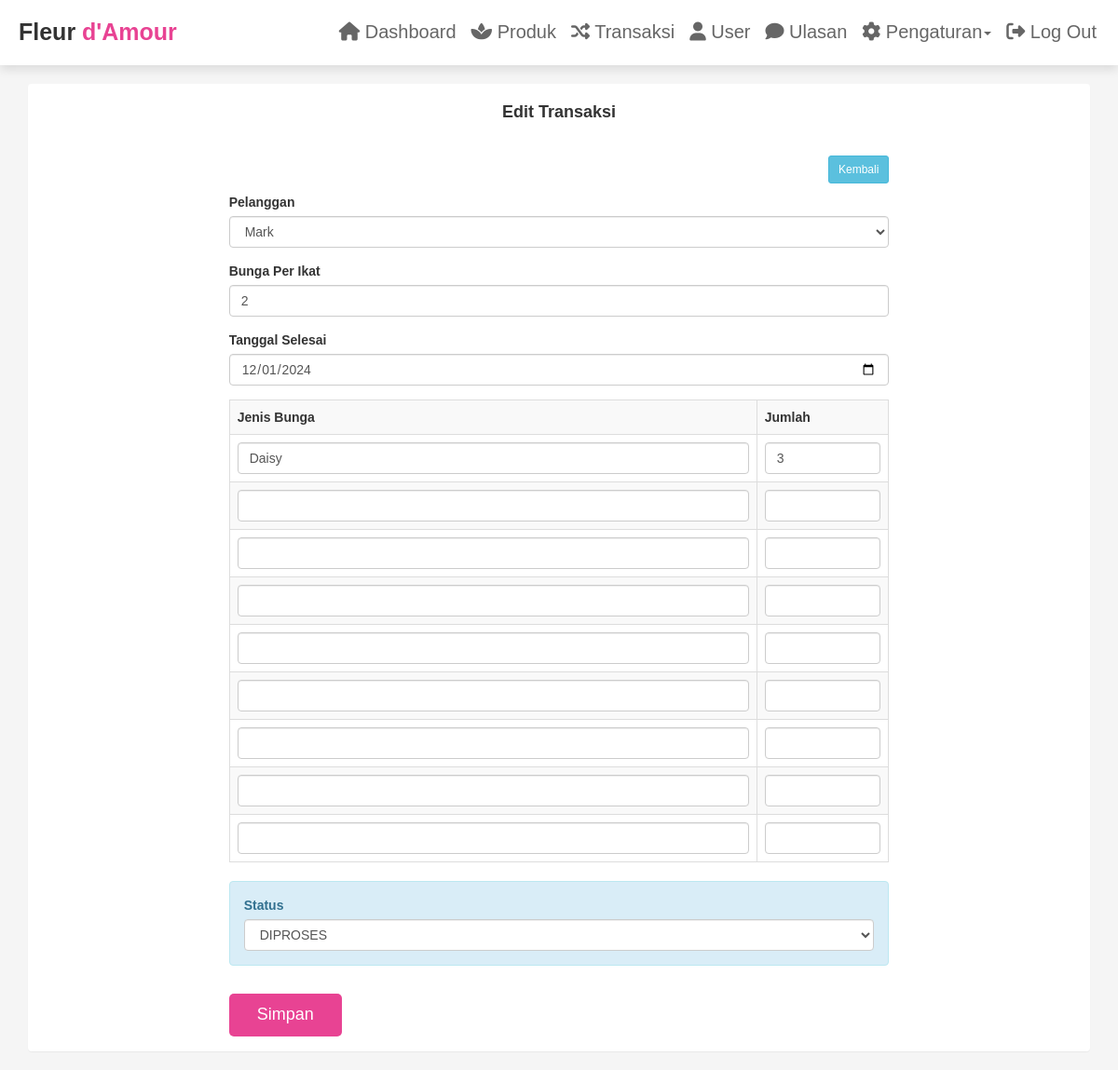
/transaksi_edit.php?id=10, run on the app's committed database.
### tables this page shows
CREATE TABLE `transaksi` (
  `transaksi_id` int(100) NOT NULL,
  `transaksi_tgl` date NOT NULL,
  `user_id` int(100) NOT NULL,
  `jumlah` int(100) NOT NULL,
  `transaksi_harga` int(100) NOT NULL,
  `transaksi_status` int(100) NOT NULL
);

CREATE TABLE `user` (
  `id` int(100) NOT NULL,
  `nama` varchar(100) NOT NULL,
  `no_hp` int(100) NOT NULL,
  `email` varchar(100) NOT NULL,
  `password` varchar(225) NOT NULL,
  `user_type` varchar(100) NOT NULL,
  `alamat` varchar(100) NOT NULL
);

CREATE TABLE `bunga` (
  `id` int(100) NOT NULL,
  `transaksi_id` int(100) NOT NULL,
  `bunga` varchar(100) NOT NULL,
  `bunga_jumlah` int(100) NOT NULL
);

### transaksi_edit.php (the view, shortened to what this page needs)
<!DOCTYPE html>
<html lang="en">
<head>
    <link rel="stylesheet" type="text/css" href="assets/css/bootstrap.css">
</head>
<body>
    <?php
    include 'header.php';?>
    <br>
<div class="container">
    <div class="panel">
        <center><div class="panel-heading"><h4><b>Edit Transaksi</b></h4></div></center>
        <div class="panel-body">
            <div class="col-md-8 col-md-offset-2">
                <a href="transaksi.php" class="btn btn-sm btn-info pull-right">Kembali</a>
                <br><br>
            <?php
                $id = $_GET['id'];
                $transaksi = mysqli_query($koneksi, "select * from transaksi where transaksi_id='$id'");
                while($t = mysqli_fetch_array($transaksi)){
            ?>
            <form action="transaksi_update.php" method="POST">
                <div class="form-group">
                    <label>Pelanggan</label>
                    <select class="form-control" name="nama" required="required">
                        <?php
                            $data = mysqli_query($koneksi, "select*from user");
                            while($d = mysqli_fetch_array($data)){
                        ?>
                        <option <?php if ($d['id'] == $t['user_id']){
                            echo "selected = 'selected'";} ?>
                            value="<?php echo $d['id']; ?>">
                            <?php echo $d['nama']; ?>
                        </option>
                        <?php
                            }
                        ?>
                    </select>
                </div>
                <div class="form-group">
                    <label>Bunga Per Ikat</label>
                    <input type="number" name="jumlah" class="form-control" placeholder="Masukan jumlah bunga per ikat" required="required" value="<?php echo $t['jumlah'] ?>">
                </div>
                <div class="form-group">
                    <label>Tanggal Selesai</label>
                    <input type="date" name="transaksi_tgl" class="form-control" required="required" value="<?php echo $t['transaksi_tgl'] ?>">
                </div>
                <table class="table table-bordered table-striped">
                        <tr>
                            <th>Jenis Bunga</th>
                            <th width="20%">Jumlah</th>
                        </tr>
                        <?php
                            $transaksi_id = $t['transaksi_id'];
                            $bunga = mysqli_query($koneksi, "select * from bunga where transaksi_id ='$transaksi_id'");
                            while($b = mysqli_fetch_array($bunga)){
                        ?>
                        <tr>
                            <td><input type="text" class="form-control" name="bunga[]" value="<?php echo $b['bunga']; ?>"></td>
                            <td><input type="number" class="form-control" name="bunga_jumlah[]" value="<?php echo $b['bunga_jumlah']; ?>"></td>
                        </tr>
                        <?php
                            }
                        ?>
                        <tr>
                            <td><input type="text" class="form-control" name="bunga[]"></td>
                            <td><input type="number" class="form-control" name="bunga_jumlah[]"></td>
                        </tr>
                        <tr>
                            <td><input type="text" class="form-control" name="bunga[]"></td>
                            <td><input type="number" class="form-control" name="bunga_jumlah[]"></td>
                        </tr>
                        <tr>
                            <td><input type="text" class="form-control" name="bunga[]"></td>
                            <td><input type="number" class="form-control" name="bunga_jumlah[]"></td>
                        </tr>
                        <tr>
                            <td><input type="text" class="form-control" name="bunga[]"></td>
                            <td><input type="number" class="form-control" name="bunga_jumlah[]"></td>
                        </tr>
                        <tr>
                            <td><input type="text" class="form-control" name="bunga[]"></td>
                            <td><input type="number" class="form-control" name="bunga_jumlah[]"></td>
                        </tr>
                        <tr>
                            <td><input type="text" class="form-control" name="bunga[]"></td>
                            <td><input type="number" class="form-control" name="bunga_jumlah[]"></td>
                        </tr>
                        <tr>
                            <td><input type="text" class="form-control" name="bunga[]"></td>
                            <td><input type="number" class="form-control" name="bunga_jumlah[]"></td>
                        </tr>
                        <tr>
                            <td><input type="text" class="form-control" name="bunga[]"></td>
                            <td><input type="number" class="form-control" name="bunga_jumlah[]"></td>
                        </tr>
                    </table>
                    <div class="form-group alert alert-info">
                        <label>Status</label>
                        <select class="form-control" name="status" required="required">
                            <option <?php if($t['transaksi_status']=="1"){echo "selected='selected'";}?> value="1">DIPROSES</option>
                        </select>
                    </div>
                    <input type="submit" class="button" value="Simpan">
            </form>
            <?php
            }
            ?>
        </div>
    </div>
</div>
</body>
</html>

### style.css (style rules this page uses)
:root { --pink:#e84393; --red:#c0392b; --orange:#f39c12; --black:#333; --white:#fff; --light-color:#666; --light-white:#ccc; --light-bg:#f5f5f5; --border:.2rem solid var(--black); --box-shadow:0 .5rem 1rem rgba(0,0,0,.1); }
* { font-family: Verdana, Geneva, Tahoma, sans-serif; margin:0; padding:0; box-sizing: border-box; outline: none; border:none; text-decoration: none; transition:all .2s linear; }
html { font-size: 62.5%; overflow-x: hidden; scroll-behavior: smooth; scroll-padding-top: 6.5rem; width: 100px 70px; }
body { background: var(--light-bg); }
.button, .delete-button, .option-button { display: inline-block; border-radius: .5rem; margin-top: 1rem; cursor: pointer; padding:1rem 3rem; text-transform: capitalize; text-decoration: none; }
.button { background-color: var(--pink); text-decoration: none; font-size: 1.8rem; color:var(--white); }

### data on the page
transaksi: nama "Mark", jumlah "2", transaksi_tgl "12/01/2024", status "DIPROSES"
bunga: bunga "Daisy", bunga_jumlah "3"
